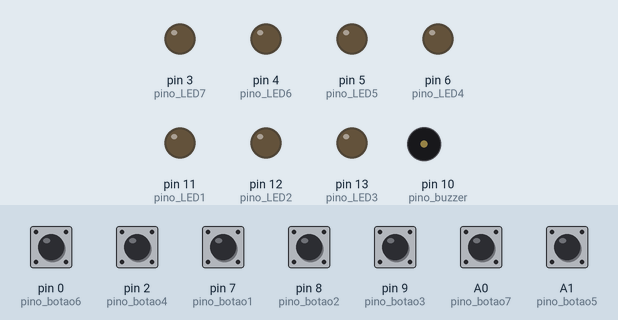
The sketch below on a simulated Arduino Uno, built with avr-gcc and run on an emulated ATmega328P. Shown: output pins drawn as LEDs (lit = HIGH), buzzer (waves = sounding). Inputs (shaded band) come from the test bench; at power-on: A0 (pino_botao7), A1 (pino_botao5), pin 0 (pino_botao6), pin 2 (pino_botao4), pin 7 (pino_botao1), pin 8 (pino_botao2), pin 9 (pino_botao3) HIGH.

Above: at 1.2 s.
1.3 s: pin 0 (pino_botao6) pulled LOW for 0.15 s
At 1.37 s:
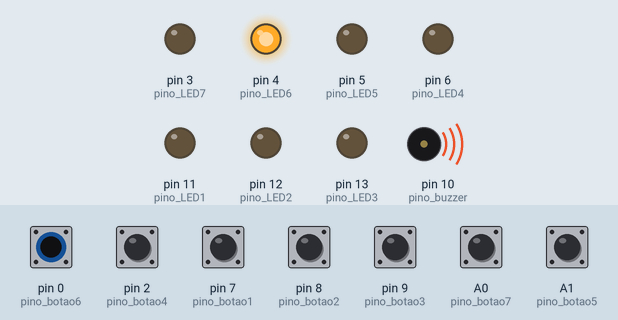
2.9 s: pin 2 (pino_botao4) pulled LOW for 0.15 s
At 2.97 s:
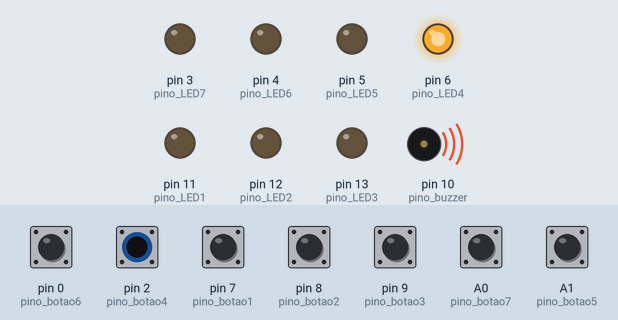
4.5 s: pin 7 (pino_botao1) pulled LOW for 0.15 s
At 4.57 s:
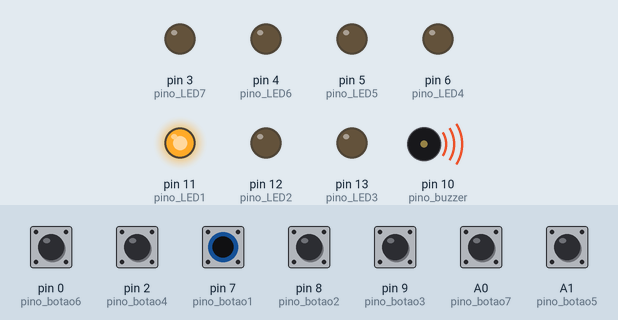
6.1 s: pin 8 (pino_botao2) pulled LOW for 0.15 s
At 6.17 s:
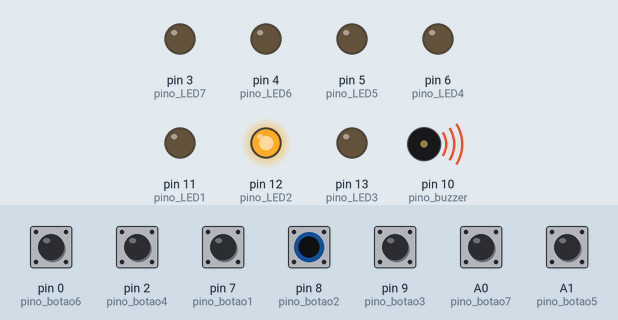
7.7 s: pin 9 (pino_botao3) pulled LOW for 0.15 s
At 7.77 s:
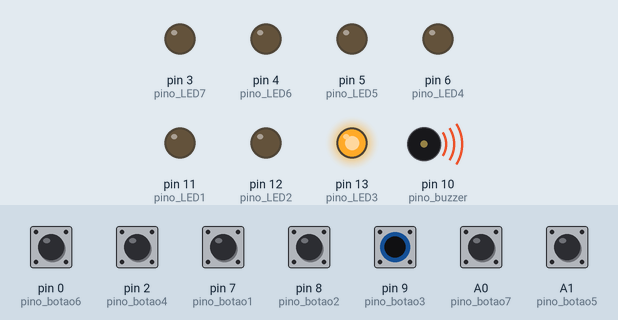
9.3 s: A0 (pino_botao7) pulled LOW for 0.15 s
At 9.37 s:
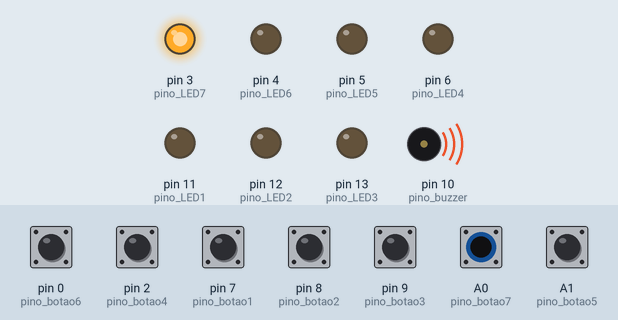
Timing chart, 0 to 11.9 s (numbered marks = the images above; inputs shaded):
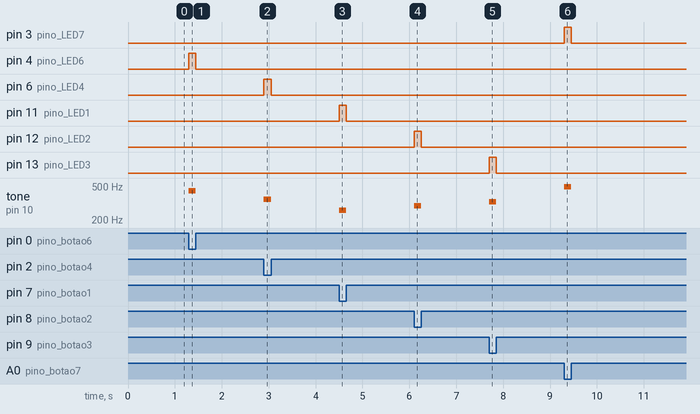

Measured:
- after the input at 1.3 s, pin 4 (pino_LED6): LOW → HIGH at once, → LOW 0.15 s later; tone on pin 10 (pino_buzzer): silent → 440 Hz at once, → silent 0.15 s later
- after the input at 2.9 s, pin 6 (pino_LED4): LOW → HIGH at once, → LOW 0.15 s later; tone on pin 10 (pino_buzzer): silent → 349 Hz at once, → silent 0.15 s later
- after the input at 4.5 s, pin 11 (pino_LED1): LOW → HIGH at once, → LOW 0.15 s later; tone on pin 10 (pino_buzzer): silent → 261 Hz at once, → silent 0.15 s later
- after the input at 6.1 s, pin 12 (pino_LED2): LOW → HIGH at once, → LOW 0.15 s later; tone on pin 10 (pino_buzzer): silent → 293 Hz at once, → silent 0.15 s later
- after the input at 7.7 s, pin 13 (pino_LED3): LOW → HIGH at once, → LOW 0.15 s later; tone on pin 10 (pino_buzzer): silent → 329 Hz at once, → silent 0.15 s later
- after the input at 9.3 s, pin 3 (pino_LED7): LOW → HIGH at once, → LOW 0.15 s later; tone on pin 10 (pino_buzzer): silent → 493 Hz at once, → silent 0.15 s later

The sketch:

notas-musicais_piano_.ino
```cpp
//para armazenar os pinos
const int pino_botao1 = 7;//b1=verde
const int pino_botao2 = 8;//b2=laranja
const int pino_botao3 = 9;//b3=vermelho
const int pino_botao4 = 2;//b4=azul
const int pino_botao5 = A1;//b5=amarelo
const int pino_botao6 = 0;//b6=branco
const int pino_botao7 = A0;//b7=verde2
const int pino_buzzer = 10;//buzzer
const int pino_LED1 = 11;//verde
const int pino_LED2 = 12;//laranja
const int pino_LED3 = 13;//vermelho
const int pino_LED4 = 6;//azul
const int pino_LED5 = 5;//amarelo
const int pino_LED6 = 4;//branco
const int pino_LED7 = 3;//verde2


//frequencias
const int c = 261; //dó
const int d = 293; //ré
const int e = 329; //mi
const int f = 349; //fá
const int g = 391; //sol
const int a = 440; //lá
const int b = 493; //sí


void setup()
{
//Configurar os Pinos
  pinMode(pino_botao1, INPUT_PULLUP);
  pinMode(pino_botao2, INPUT_PULLUP);
  pinMode(pino_botao3, INPUT_PULLUP);
  pinMode(pino_botao4, INPUT_PULLUP);
  pinMode(pino_botao5, INPUT_PULLUP);
  pinMode(pino_botao6, INPUT_PULLUP);
  pinMode(pino_botao7, INPUT_PULLUP);

  pinMode(pino_buzzer, OUTPUT);
  pinMode(pino_LED1, OUTPUT);
  pinMode(pino_LED2, OUTPUT);
  pinMode(pino_LED3, OUTPUT);
  pinMode(pino_LED4, OUTPUT);
  pinMode(pino_LED5, OUTPUT);
  pinMode(pino_LED6, OUTPUT);
  pinMode(pino_LED7, OUTPUT);

}

void loop()
{
//Salvar cada botao
  bool estado_botao1 = digitalRead(pino_botao1);
  bool estado_botao2 = digitalRead(pino_botao2);
  bool estado_botao3 = digitalRead(pino_botao3);
  bool estado_botao4 = digitalRead(pino_botao4);
  bool estado_botao5 = digitalRead(pino_botao5);
  bool estado_botao6 = digitalRead(pino_botao6);
  bool estado_botao7 = digitalRead(pino_botao7);


  if(estado_botao1 == LOW){
  //do
    tone(pino_buzzer, c);
    digitalWrite(pino_LED1, HIGH);
  }
  else if(estado_botao2 == LOW){
  //re
    tone(pino_buzzer, d);
    digitalWrite(pino_LED2, HIGH);
  }
  else if(estado_botao3 == LOW){
  //mi
  	tone(pino_buzzer, e);
    digitalWrite(pino_LED3, HIGH);
  }
  else if(estado_botao4 == LOW){
  //fa
    tone(pino_buzzer, f);
    digitalWrite(pino_LED4, HIGH);
  }
  else if(estado_botao5 == LOW){
  //sol
    tone(pino_buzzer, g);
    digitalWrite(pino_LED5, HIGH);
  }
  else if(estado_botao6 == LOW){
  //la
    tone(pino_buzzer, a);
    digitalWrite(pino_LED6, HIGH);
  }
  else if(estado_botao7 == LOW){
  //si
    tone(pino_buzzer, b);
    digitalWrite(pino_LED7, HIGH);
  }
  else{
  //Desligar Buzzer
    noTone(pino_buzzer);
  	digitalWrite(pino_LED1, LOW);
   	digitalWrite(pino_LED2, LOW);
  	digitalWrite(pino_LED3, LOW);
    digitalWrite(pino_LED4, LOW);
  	digitalWrite(pino_LED5, LOW);
  	digitalWrite(pino_LED6, LOW);
  	digitalWrite(pino_LED7, LOW);

  }
}

//-------------part01-----------------------
/*
//pino on buzzer esta conectado
const int pino_buzzer = 10;

//frequencias
const int c = 261; //dó
const int d = 293; //ré
const int e = 329; //mi
const int f = 349; //fá
const int g = 391; //sol
const int a = 440; //lá
const int b = 493; //sí


void setup()
{
//configura o pino com o buzzer como saida
  pinMode(pino_buzzer, OUTPUT);
}

void loop()
{
//toca a nota dó por 1 segundo
  tone(pino_buzzer, c);
  delay(1000);

 //ré
  tone(pino_buzzer, d);
  delay(1000);

 //mi
  tone(pino_buzzer, m);
  delay(1000);

 //fa
  tone(pino_buzzer, f);
  delay(1000);

 //sol
  tone(pino_buzzer, g);
  delay(1000);

 //la
  tone(pino_buzzer, a);
  delay(1000);

 //si
  tone(pino_buzzer, b);
  delay(1000);

//Desliga o Buzzer por 2 segundos
  noTone(pino_buzzer);
  delay(2000);

}
*/
```
